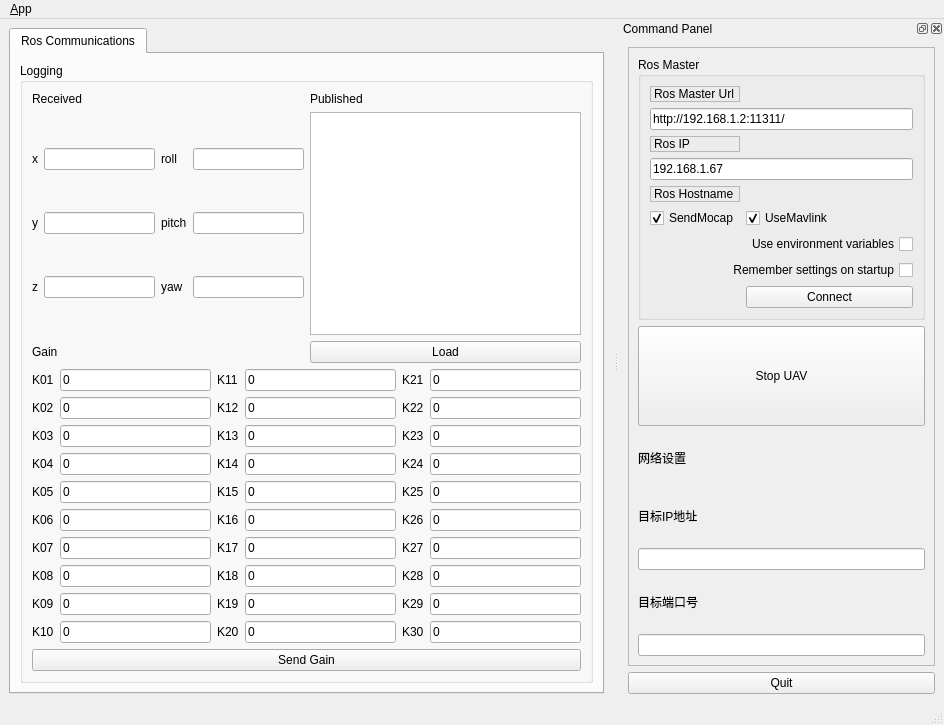
<?xml version="1.0" encoding="UTF-8"?>
<ui version="4.0">
 <class>MainWindowDesign</class>
 <widget class="QMainWindow" name="MainWindowDesign">
  <property name="geometry">
   <rect>
    <x>0</x>
    <y>0</y>
    <width>944</width>
    <height>725</height>
   </rect>
  </property>
  <property name="windowTitle">
   <string>Mocap-wifi</string>
  </property>
  <property name="windowIcon">
   <iconset>
    <normaloff>:/images/icon.png</normaloff>:/images/icon.png</iconset>
  </property>
  <property name="locale">
   <locale language="English" country="Australia"/>
  </property>
  <widget class="QWidget" name="centralwidget">
   <layout class="QHBoxLayout">
    <item>
     <widget class="QTabWidget" name="tab_manager">
      <property name="minimumSize">
       <size>
        <width>100</width>
        <height>0</height>
       </size>
      </property>
      <property name="locale">
       <locale language="English" country="Australia"/>
      </property>
      <property name="currentIndex">
       <number>0</number>
      </property>
      <widget class="QWidget" name="tab_status">
       <attribute name="title">
        <string>Ros Communications</string>
       </attribute>
       <layout class="QVBoxLayout" name="verticalLayout_2">
        <item>
         <widget class="QGroupBox" name="groupBox_12">
          <property name="sizePolicy">
           <sizepolicy hsizetype="MinimumExpanding" vsizetype="Preferred">
            <horstretch>0</horstretch>
            <verstretch>0</verstretch>
           </sizepolicy>
          </property>
          <property name="title">
           <string>Logging</string>
          </property>
          <layout class="QGridLayout" name="gridLayout_3">
           <item row="4" column="0">
            <layout class="QGridLayout" name="gridLayout_6">
             <item row="0" column="0">
              <layout class="QGridLayout" name="gridLayout_10">
               <item row="0" column="0">
                <widget class="QLabel" name="label_20">
                 <property name="text">
                  <string>K01</string>
                 </property>
                </widget>
               </item>
               <item row="1" column="0">
                <widget class="QLabel" name="label_21">
                 <property name="text">
                  <string>K02</string>
                 </property>
                </widget>
               </item>
               <item row="0" column="1">
                <widget class="QLineEdit" name="edt_k01">
                 <property name="text">
                  <string>0</string>
                 </property>
                </widget>
               </item>
               <item row="3" column="0">
                <widget class="QLabel" name="label_22">
                 <property name="text">
                  <string>K04</string>
                 </property>
                </widget>
               </item>
               <item row="4" column="0">
                <widget class="QLabel" name="label_23">
                 <property name="text">
                  <string>K05</string>
                 </property>
                </widget>
               </item>
               <item row="2" column="0">
                <widget class="QLabel" name="label_24">
                 <property name="text">
                  <string>K03</string>
                 </property>
                </widget>
               </item>
               <item row="1" column="1">
                <widget class="QLineEdit" name="edt_k02">
                 <property name="text">
                  <string>0</string>
                 </property>
                </widget>
               </item>
               <item row="2" column="1">
                <widget class="QLineEdit" name="edt_k03">
                 <property name="text">
                  <string>0</string>
                 </property>
                </widget>
               </item>
               <item row="3" column="1">
                <widget class="QLineEdit" name="edt_k04">
                 <property name="text">
                  <string>0</string>
                 </property>
                </widget>
               </item>
               <item row="4" column="1">
                <widget class="QLineEdit" name="edt_k05">
                 <property name="text">
                  <string>0</string>
                 </property>
                </widget>
               </item>
              </layout>
             </item>
             <item row="1" column="0">
              <layout class="QGridLayout" name="gridLayout_9">
               <item row="2" column="0">
                <widget class="QLabel" name="label_16">
                 <property name="text">
                  <string>K08</string>
                 </property>
                </widget>
               </item>
               <item row="4" column="0">
                <widget class="QLabel" name="label_15">
                 <property name="text">
                  <string>K10</string>
                 </property>
                </widget>
               </item>
               <item row="0" column="0">
                <widget class="QLabel" name="label_18">
                 <property name="text">
                  <string>K06</string>
                 </property>
                </widget>
               </item>
               <item row="3" column="0">
                <widget class="QLabel" name="label_19">
                 <property name="text">
                  <string>K09</string>
                 </property>
                </widget>
               </item>
               <item row="1" column="0">
                <widget class="QLabel" name="label_17">
                 <property name="text">
                  <string>K07</string>
                 </property>
                </widget>
               </item>
               <item row="0" column="1">
                <widget class="QLineEdit" name="edt_k06">
                 <property name="text">
                  <string>0</string>
                 </property>
                </widget>
               </item>
               <item row="1" column="1">
                <widget class="QLineEdit" name="edt_k07">
                 <property name="text">
                  <string>0</string>
                 </property>
                </widget>
               </item>
               <item row="2" column="1">
                <widget class="QLineEdit" name="edt_k08">
                 <property name="text">
                  <string>0</string>
                 </property>
                </widget>
               </item>
               <item row="3" column="1">
                <widget class="QLineEdit" name="edt_k09">
                 <property name="text">
                  <string>0</string>
                 </property>
                </widget>
               </item>
               <item row="4" column="1">
                <widget class="QLineEdit" name="edt_k10">
                 <property name="text">
                  <string>0</string>
                 </property>
                </widget>
               </item>
              </layout>
             </item>
             <item row="0" column="1">
              <layout class="QGridLayout" name="gridLayout_11">
               <item row="0" column="0">
                <widget class="QLabel" name="label_25">
                 <property name="text">
                  <string>K11</string>
                 </property>
                </widget>
               </item>
               <item row="1" column="0">
                <widget class="QLabel" name="label_27">
                 <property name="text">
                  <string>K12</string>
                 </property>
                </widget>
               </item>
               <item row="4" column="0">
                <widget class="QLabel" name="label_26">
                 <property name="text">
                  <string>K15</string>
                 </property>
                </widget>
               </item>
               <item row="2" column="0">
                <widget class="QLabel" name="label_28">
                 <property name="text">
                  <string>K13</string>
                 </property>
                </widget>
               </item>
               <item row="3" column="0">
                <widget class="QLabel" name="label_29">
                 <property name="text">
                  <string>K14</string>
                 </property>
                </widget>
               </item>
               <item row="0" column="1">
                <widget class="QLineEdit" name="edt_k11">
                 <property name="text">
                  <string>0</string>
                 </property>
                </widget>
               </item>
               <item row="1" column="1">
                <widget class="QLineEdit" name="edt_k12">
                 <property name="text">
                  <string>0</string>
                 </property>
                </widget>
               </item>
               <item row="2" column="1">
                <widget class="QLineEdit" name="edt_k13">
                 <property name="text">
                  <string>0</string>
                 </property>
                </widget>
               </item>
               <item row="3" column="1">
                <widget class="QLineEdit" name="edt_k14">
                 <property name="text">
                  <string>0</string>
                 </property>
                </widget>
               </item>
               <item row="4" column="1">
                <widget class="QLineEdit" name="edt_k15">
                 <property name="text">
                  <string>0</string>
                 </property>
                </widget>
               </item>
              </layout>
             </item>
             <item row="1" column="1">
              <layout class="QGridLayout" name="gridLayout_8">
               <item row="2" column="0">
                <widget class="QLabel" name="label_12">
                 <property name="text">
                  <string>K18</string>
                 </property>
                </widget>
               </item>
               <item row="4" column="0">
                <widget class="QLabel" name="label_14">
                 <property name="text">
                  <string>K20</string>
                 </property>
                </widget>
               </item>
               <item row="1" column="0">
                <widget class="QLabel" name="label_11">
                 <property name="text">
                  <string>K17</string>
                 </property>
                </widget>
               </item>
               <item row="3" column="0">
                <widget class="QLabel" name="label_13">
                 <property name="text">
                  <string>K19</string>
                 </property>
                </widget>
               </item>
               <item row="0" column="0">
                <widget class="QLabel" name="label_10">
                 <property name="text">
                  <string>K16</string>
                 </property>
                </widget>
               </item>
               <item row="0" column="1">
                <widget class="QLineEdit" name="edt_k16">
                 <property name="text">
                  <string>0</string>
                 </property>
                </widget>
               </item>
               <item row="1" column="1">
                <widget class="QLineEdit" name="edt_k17">
                 <property name="text">
                  <string>0</string>
                 </property>
                </widget>
               </item>
               <item row="2" column="1">
                <widget class="QLineEdit" name="edt_k18">
                 <property name="text">
                  <string>0</string>
                 </property>
                </widget>
               </item>
               <item row="3" column="1">
                <widget class="QLineEdit" name="edt_k19">
                 <property name="text">
                  <string>0</string>
                 </property>
                </widget>
               </item>
               <item row="4" column="1">
                <widget class="QLineEdit" name="edt_k20">
                 <property name="text">
                  <string>0</string>
                 </property>
                </widget>
               </item>
              </layout>
             </item>
             <item row="0" column="2">
              <layout class="QGridLayout" name="gridLayout_12">
               <item row="3" column="0">
                <widget class="QLabel" name="label_33">
                 <property name="text">
                  <string>K24</string>
                 </property>
                </widget>
               </item>
               <item row="0" column="1">
                <widget class="QLineEdit" name="edt_k21">
                 <property name="text">
                  <string>0</string>
                 </property>
                </widget>
               </item>
               <item row="1" column="0">
                <widget class="QLabel" name="label_31">
                 <property name="text">
                  <string>K22</string>
                 </property>
                </widget>
               </item>
               <item row="2" column="0">
                <widget class="QLabel" name="label_32">
                 <property name="text">
                  <string>K23</string>
                 </property>
                </widget>
               </item>
               <item row="0" column="0">
                <widget class="QLabel" name="label_30">
                 <property name="text">
                  <string>K21</string>
                 </property>
                </widget>
               </item>
               <item row="4" column="0">
                <widget class="QLabel" name="label_34">
                 <property name="text">
                  <string>K25</string>
                 </property>
                </widget>
               </item>
               <item row="1" column="1">
                <widget class="QLineEdit" name="edt_k22">
                 <property name="text">
                  <string>0</string>
                 </property>
                </widget>
               </item>
               <item row="2" column="1">
                <widget class="QLineEdit" name="edt_k23">
                 <property name="text">
                  <string>0</string>
                 </property>
                </widget>
               </item>
               <item row="3" column="1">
                <widget class="QLineEdit" name="edt_k24">
                 <property name="text">
                  <string>0</string>
                 </property>
                </widget>
               </item>
               <item row="4" column="1">
                <widget class="QLineEdit" name="edt_k25">
                 <property name="text">
                  <string>0</string>
                 </property>
                </widget>
               </item>
              </layout>
             </item>
             <item row="1" column="2">
              <layout class="QGridLayout" name="gridLayout_13">
               <item row="3" column="0">
                <widget class="QLabel" name="label_38">
                 <property name="text">
                  <string>K29</string>
                 </property>
                </widget>
               </item>
               <item row="4" column="0">
                <widget class="QLabel" name="label_39">
                 <property name="text">
                  <string>K30</string>
                 </property>
                </widget>
               </item>
               <item row="2" column="0">
                <widget class="QLabel" name="label_37">
                 <property name="text">
                  <string>K28</string>
                 </property>
                </widget>
               </item>
               <item row="1" column="0">
                <widget class="QLabel" name="label_36">
                 <property name="text">
                  <string>K27</string>
                 </property>
                </widget>
               </item>
               <item row="0" column="0">
                <widget class="QLabel" name="label_35">
                 <property name="text">
                  <string>K26</string>
                 </property>
                </widget>
               </item>
               <item row="0" column="1">
                <widget class="QLineEdit" name="edt_k26">
                 <property name="text">
                  <string>0</string>
                 </property>
                </widget>
               </item>
               <item row="1" column="1">
                <widget class="QLineEdit" name="edt_k27">
                 <property name="text">
                  <string>0</string>
                 </property>
                </widget>
               </item>
               <item row="2" column="1">
                <widget class="QLineEdit" name="edt_k28">
                 <property name="text">
                  <string>0</string>
                 </property>
                </widget>
               </item>
               <item row="3" column="1">
                <widget class="QLineEdit" name="edt_k29">
                 <property name="text">
                  <string>0</string>
                 </property>
                </widget>
               </item>
               <item row="4" column="1">
                <widget class="QLineEdit" name="edt_k30">
                 <property name="text">
                  <string>0</string>
                 </property>
                </widget>
               </item>
              </layout>
             </item>
            </layout>
           </item>
           <item row="3" column="0">
            <layout class="QGridLayout" name="gridLayout_14">
             <item row="0" column="0">
              <layout class="QGridLayout" name="gridLayout_15">
               <item row="0" column="2">
                <widget class="QPushButton" name="btn_loadparam">
                 <property name="text">
                  <string>Load</string>
                 </property>
                </widget>
               </item>
               <item row="0" column="0">
                <widget class="QLabel" name="label_40">
                 <property name="text">
                  <string>Gain</string>
                 </property>
                </widget>
               </item>
              </layout>
             </item>
            </layout>
           </item>
           <item row="5" column="0">
            <widget class="QPushButton" name="send_gain">
             <property name="text">
              <string>Send Gain</string>
             </property>
            </widget>
           </item>
           <item row="1" column="0">
            <layout class="QGridLayout" name="gridLayout_4">
             <item row="0" column="0">
              <widget class="QLabel" name="label_4">
               <property name="text">
                <string>Received</string>
               </property>
              </widget>
             </item>
             <item row="1" column="1">
              <widget class="QTextBrowser" name="tb_pub"/>
             </item>
             <item row="0" column="1">
              <widget class="QLabel" name="label_5">
               <property name="text">
                <string>Published</string>
               </property>
              </widget>
             </item>
             <item row="1" column="0">
              <layout class="QGridLayout" name="gridLayout_5">
               <item row="0" column="0">
                <widget class="QLabel" name="label_42">
                 <property name="text">
                  <string>x</string>
                 </property>
                </widget>
               </item>
               <item row="1" column="0">
                <widget class="QLabel" name="label_43">
                 <property name="text">
                  <string>y</string>
                 </property>
                </widget>
               </item>
               <item row="1" column="1">
                <widget class="QLineEdit" name="edt_y"/>
               </item>
               <item row="2" column="2">
                <widget class="QLabel" name="label_47">
                 <property name="text">
                  <string>yaw</string>
                 </property>
                </widget>
               </item>
               <item row="0" column="2">
                <widget class="QLabel" name="label_45">
                 <property name="text">
                  <string>roll</string>
                 </property>
                </widget>
               </item>
               <item row="1" column="2">
                <widget class="QLabel" name="label_46">
                 <property name="text">
                  <string>pitch</string>
                 </property>
                </widget>
               </item>
               <item row="0" column="1">
                <widget class="QLineEdit" name="edt_x"/>
               </item>
               <item row="0" column="3">
                <widget class="QLineEdit" name="edt_roll"/>
               </item>
               <item row="1" column="3">
                <widget class="QLineEdit" name="edt_pitch"/>
               </item>
               <item row="2" column="0">
                <widget class="QLabel" name="label_44">
                 <property name="text">
                  <string>z</string>
                 </property>
                </widget>
               </item>
               <item row="2" column="1">
                <widget class="QLineEdit" name="edt_z"/>
               </item>
               <item row="2" column="3">
                <widget class="QLineEdit" name="edt_yaw"/>
               </item>
              </layout>
             </item>
            </layout>
           </item>
          </layout>
         </widget>
        </item>
       </layout>
      </widget>
     </widget>
    </item>
   </layout>
  </widget>
  <widget class="QMenuBar" name="menubar">
   <property name="geometry">
    <rect>
     <x>0</x>
     <y>0</y>
     <width>944</width>
     <height>28</height>
    </rect>
   </property>
   <widget class="QMenu" name="menu_File">
    <property name="title">
     <string>&amp;App</string>
    </property>
    <addaction name="action_Preferences"/>
    <addaction name="separator"/>
    <addaction name="actionAbout"/>
    <addaction name="actionAbout_Qt"/>
    <addaction name="separator"/>
    <addaction name="action_Quit"/>
   </widget>
   <addaction name="menu_File"/>
  </widget>
  <widget class="QStatusBar" name="statusbar"/>
  <widget class="QDockWidget" name="dock_status">
   <property name="sizePolicy">
    <sizepolicy hsizetype="Minimum" vsizetype="Preferred">
     <horstretch>0</horstretch>
     <verstretch>0</verstretch>
    </sizepolicy>
   </property>
   <property name="minimumSize">
    <size>
     <width>325</width>
     <height>675</height>
    </size>
   </property>
   <property name="floating">
    <bool>false</bool>
   </property>
   <property name="allowedAreas">
    <set>Qt::RightDockWidgetArea</set>
   </property>
   <property name="windowTitle">
    <string>Command Panel</string>
   </property>
   <attribute name="dockWidgetArea">
    <number>2</number>
   </attribute>
   <widget class="QWidget" name="dockWidgetContents_2">
    <layout class="QVBoxLayout" name="verticalLayout">
     <item>
      <widget class="QFrame" name="frame">
       <property name="sizePolicy">
        <sizepolicy hsizetype="Minimum" vsizetype="Preferred">
         <horstretch>0</horstretch>
         <verstretch>0</verstretch>
        </sizepolicy>
       </property>
       <property name="frameShape">
        <enum>QFrame::StyledPanel</enum>
       </property>
       <property name="frameShadow">
        <enum>QFrame::Raised</enum>
       </property>
       <layout class="QVBoxLayout" name="verticalLayout_3">
        <item>
         <widget class="QGroupBox" name="groupBox">
          <property name="title">
           <string>Ros Master</string>
          </property>
          <layout class="QGridLayout" name="gridLayout">
           <item row="8" column="1">
            <widget class="QPushButton" name="button_connect">
             <property name="enabled">
              <bool>true</bool>
             </property>
             <property name="sizePolicy">
              <sizepolicy hsizetype="MinimumExpanding" vsizetype="Fixed">
               <horstretch>0</horstretch>
               <verstretch>0</verstretch>
              </sizepolicy>
             </property>
             <property name="toolTip">
              <string>Set the target to the current joint trajectory state.</string>
             </property>
             <property name="statusTip">
              <string>Clear all waypoints and set the target to the current joint trajectory state.</string>
             </property>
             <property name="text">
              <string>Connect</string>
             </property>
            </widget>
           </item>
           <item row="0" column="0">
            <widget class="QLabel" name="label">
             <property name="frameShape">
              <enum>QFrame::StyledPanel</enum>
             </property>
             <property name="frameShadow">
              <enum>QFrame::Raised</enum>
             </property>
             <property name="text">
              <string>Ros Master Url</string>
             </property>
            </widget>
           </item>
           <item row="2" column="0">
            <widget class="QLabel" name="label_2">
             <property name="frameShape">
              <enum>QFrame::StyledPanel</enum>
             </property>
             <property name="frameShadow">
              <enum>QFrame::Raised</enum>
             </property>
             <property name="text">
              <string>Ros IP</string>
             </property>
            </widget>
           </item>
           <item row="7" column="0" colspan="2">
            <widget class="QCheckBox" name="checkbox_remember_settings">
             <property name="layoutDirection">
              <enum>Qt::RightToLeft</enum>
             </property>
             <property name="text">
              <string>Remember settings on startup</string>
             </property>
            </widget>
           </item>
           <item row="3" column="0" colspan="2">
            <widget class="QLineEdit" name="line_edit_host">
             <property name="text">
              <string>192.168.1.67</string>
             </property>
            </widget>
           </item>
           <item row="1" column="0" colspan="2">
            <widget class="QLineEdit" name="line_edit_master">
             <property name="text">
              <string>http://192.168.1.2:11311/</string>
             </property>
            </widget>
           </item>
           <item row="6" column="0" colspan="2">
            <widget class="QCheckBox" name="checkbox_use_environment">
             <property name="layoutDirection">
              <enum>Qt::RightToLeft</enum>
             </property>
             <property name="text">
              <string>Use environment variables</string>
             </property>
            </widget>
           </item>
           <item row="4" column="0">
            <widget class="QLabel" name="label_3">
             <property name="frameShape">
              <enum>QFrame::StyledPanel</enum>
             </property>
             <property name="frameShadow">
              <enum>QFrame::Raised</enum>
             </property>
             <property name="text">
              <string>Ros Hostname</string>
             </property>
            </widget>
           </item>
           <item row="5" column="0">
            <widget class="QCheckBox" name="ck_sendmocap">
             <property name="text">
              <string>SendMocap</string>
             </property>
             <property name="checked">
              <bool>true</bool>
             </property>
            </widget>
           </item>
           <item row="5" column="1">
            <widget class="QCheckBox" name="ck_mavlink">
             <property name="text">
              <string>UseMavlink</string>
             </property>
             <property name="checked">
              <bool>true</bool>
             </property>
            </widget>
           </item>
          </layout>
         </widget>
        </item>
        <item>
         <widget class="QPushButton" name="btn_stopuav">
          <property name="minimumSize">
           <size>
            <width>0</width>
            <height>100</height>
           </size>
          </property>
          <property name="contextMenuPolicy">
           <enum>Qt::PreventContextMenu</enum>
          </property>
          <property name="text">
           <string>Stop UAV</string>
          </property>
         </widget>
        </item>
        <item>
         <layout class="QVBoxLayout" name="verticalLayout_4">
          <item>
           <widget class="QLabel" name="label_8">
            <property name="text">
             <string>网络设置</string>
            </property>
           </widget>
          </item>
          <item>
           <widget class="QLabel" name="label_6">
            <property name="text">
             <string>目标IP地址</string>
            </property>
            <property name="scaledContents">
             <bool>false</bool>
            </property>
           </widget>
          </item>
          <item>
           <widget class="QLineEdit" name="le_ip"/>
          </item>
          <item>
           <widget class="QLabel" name="label_7">
            <property name="text">
             <string>目标端口号</string>
            </property>
           </widget>
          </item>
          <item>
           <widget class="QLineEdit" name="le_port"/>
          </item>
         </layout>
        </item>
       </layout>
      </widget>
     </item>
     <item>
      <widget class="QPushButton" name="quit_button">
       <property name="sizePolicy">
        <sizepolicy hsizetype="MinimumExpanding" vsizetype="Fixed">
         <horstretch>0</horstretch>
         <verstretch>0</verstretch>
        </sizepolicy>
       </property>
       <property name="text">
        <string>Quit</string>
       </property>
      </widget>
     </item>
    </layout>
   </widget>
  </widget>
  <action name="action_Quit">
   <property name="text">
    <string>&amp;Quit</string>
   </property>
   <property name="shortcut">
    <string>Ctrl+Q</string>
   </property>
   <property name="shortcutContext">
    <enum>Qt::ApplicationShortcut</enum>
   </property>
  </action>
  <action name="action_Preferences">
   <property name="text">
    <string>&amp;Preferences</string>
   </property>
  </action>
  <action name="actionAbout">
   <property name="text">
    <string>&amp;About</string>
   </property>
  </action>
  <action name="actionAbout_Qt">
   <property name="text">
    <string>About &amp;Qt</string>
   </property>
  </action>
 </widget>
 <resources/>
 <connections>
  <connection>
   <sender>action_Quit</sender>
   <signal>triggered()</signal>
   <receiver>MainWindowDesign</receiver>
   <slot>close()</slot>
   <hints>
    <hint type="sourcelabel">
     <x>-1</x>
     <y>-1</y>
    </hint>
    <hint type="destinationlabel">
     <x>399</x>
     <y>299</y>
    </hint>
   </hints>
  </connection>
  <connection>
   <sender>quit_button</sender>
   <signal>clicked()</signal>
   <receiver>MainWindowDesign</receiver>
   <slot>close()</slot>
   <hints>
    <hint type="sourcelabel">
     <x>859</x>
     <y>552</y>
    </hint>
    <hint type="destinationlabel">
     <x>469</x>
     <y>299</y>
    </hint>
   </hints>
  </connection>
 </connections>
</ui>
